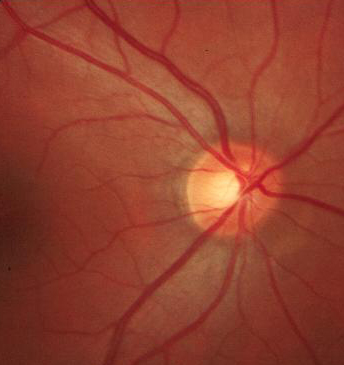
%> input picture lab10/image_054_year_1.png, 344 x 365 px
$ octave lab10_registation.m   (GNU Octave 9; MATLAB toolbox functions it lacks are replaced by stand-ins)
%> lines starting %> are read from the running program, lines starting %| are printed output that depends on the picture
ref_image = imread("image_054_year_1.png");
%> ref_image is the input picture: size 365x344x3 uint8; mean R, G, B 147, 64.7, 46.5
moving_image = imread("image_054_year_2.png");
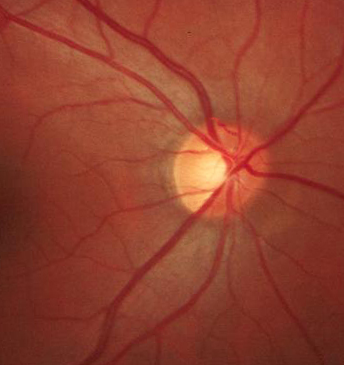
%> input picture lab10/image_054_year_2.png, 344 x 365 px
%> moving_image is the input picture: size 365x344x3 uint8; mean R, G, B 145.8, 64.3, 46.2

% gray_scale
img_gray_ref = rgb2gray(ref_image);
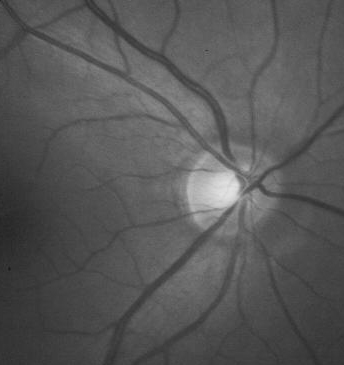
%> img_gray_ref: size 365x344 uint8; min 25, max 227, mean 87.3
img_gray_moving = rgb2gray(moving_image);
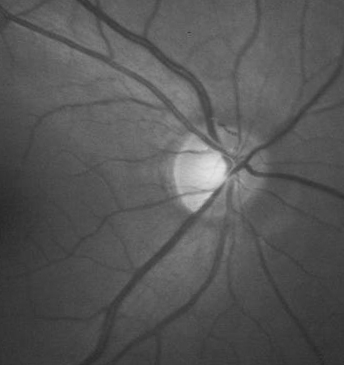
%> img_gray_moving: size 365x344 uint8; min 40, max 227, mean 86.6

% select point
%> (the run ends here)
